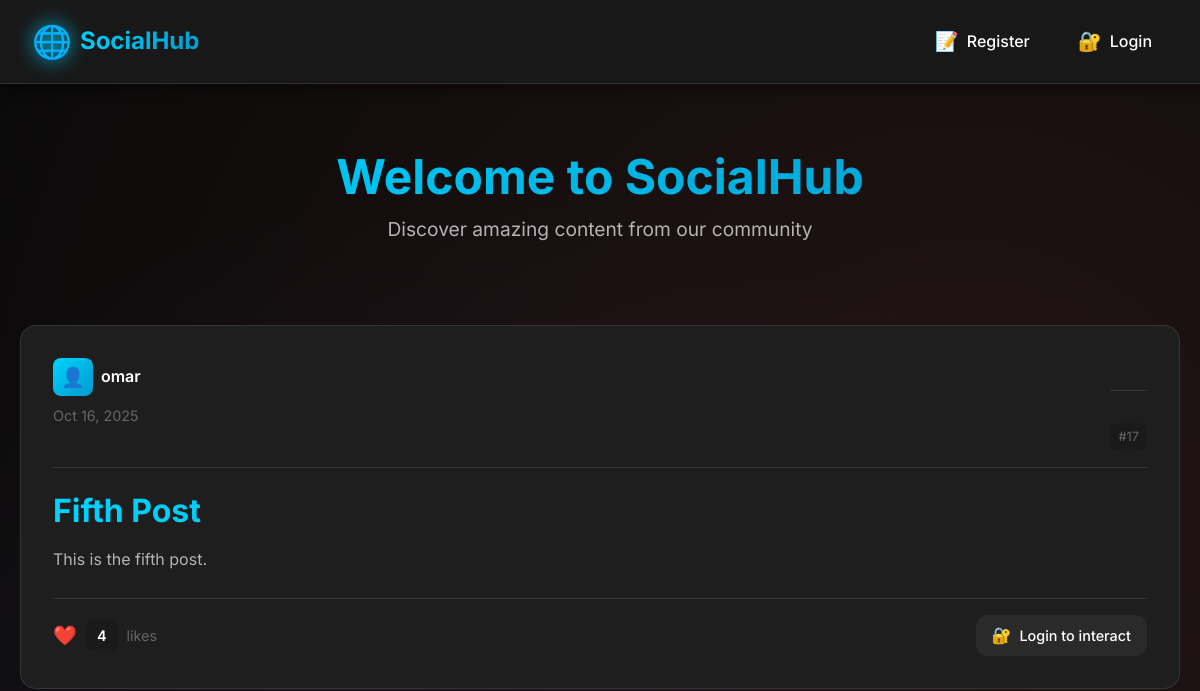
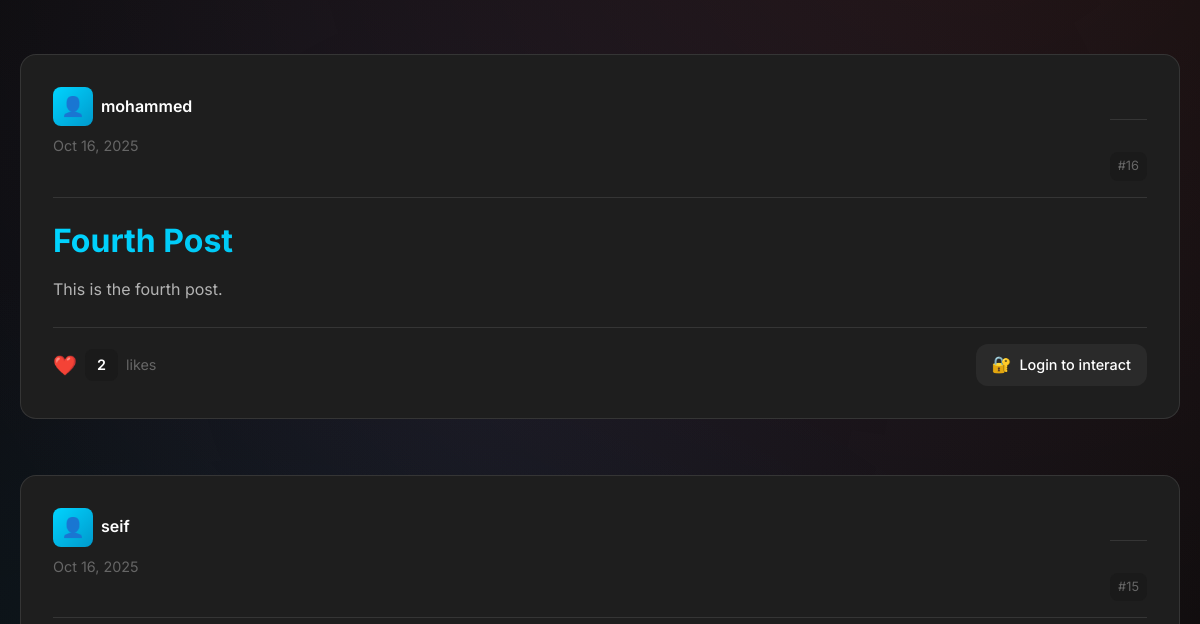
The app's page / (upper part), older data (2 pictures, top to bottom).
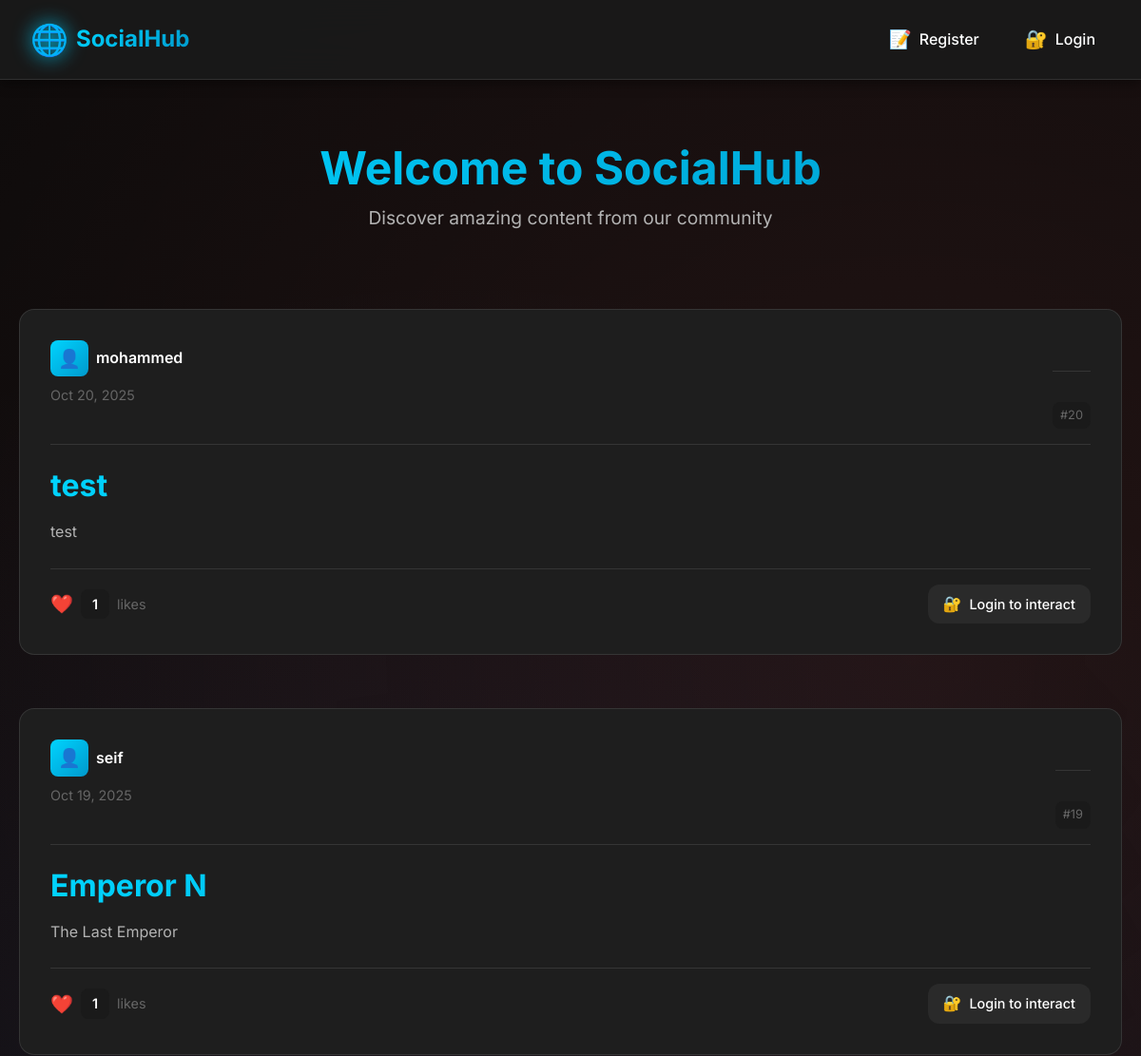
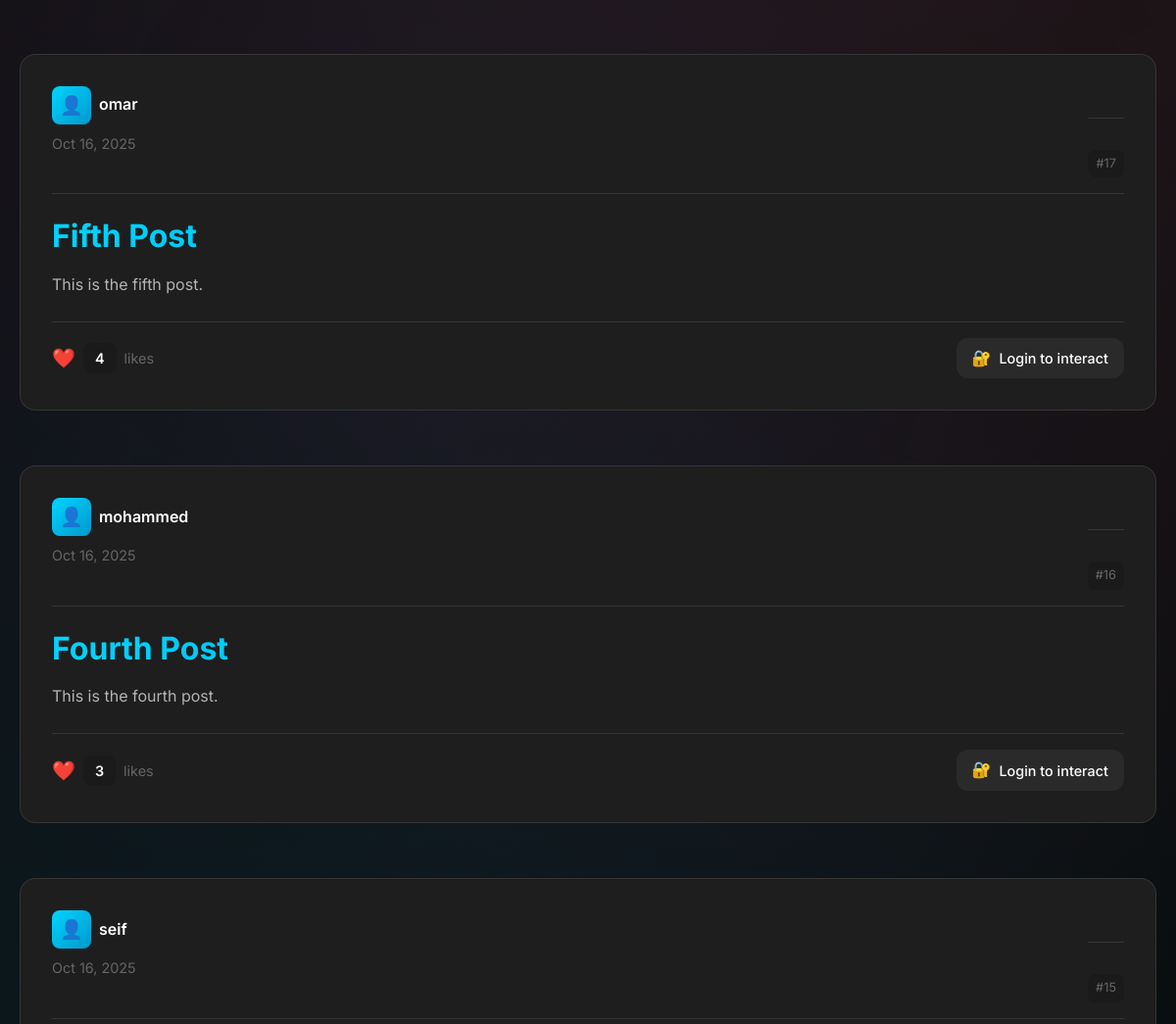
The same page, newer data (2 pictures, top to bottom).
### posts/models.py (models this page shows, shortened)
class Post(models.Model):
    title = models.CharField(max_length=75)
    body = models.TextField()
    date = models.DateTimeField(auto_now_add=True)
    banner = models.ImageField(blank=True)
    author = models.ForeignKey(User, on_delete=models.CASCADE, default=None)
    likes = models.ManyToManyField(User, related_name='liked_posts', blank=True)
    def total_likes(self):
        return self.likes.count()

### posts/views.py (the view)
# urls.py: path('', views.posts_list, name="list"),
def posts_list(request):
    posts = Post.objects.all().order_by('-date')
    return render(request, 'posts/posts_list.html', {'posts': posts})

### posts/templates/posts/posts_list.html (shortened to what this page needs)
{% extends 'layout.html' %}
{% block content %}
    <div class="page-header">
        <h1>Welcome to SocialHub</h1>
        <p class="page-subtitle">Discover amazing content from our community</p>
    </div>
    <section id="posts_section" class="posts-container">
        {% if posts %}
            {% for post in posts %}
                <article class="post" data-post-id="{{ post.id }}">
                    <div class="post-header">
                        <div class="post-meta">
                            <span class="post-author">
                                <span class="author-avatar">👤</span>
                                {{ post.author }}
                            </span>
                            <span class="post-date">{{ post.date|date:"M d, Y" }}</span>
                        </div>
                        <div class="post-actions">
                            <span class="post-id">#{{ post.id }}</span>
                        </div>
                    </div>
                    <div class="post-content">
                        <h2 class="post-title">
                            <a href="{% url 'posts:page' post.id %}">
                                {{ post.title }}
                            </a>
                        </h2>
                        <div class="post-body">
                            <p>{{ post.body|truncatewords:30 }}</p>
                        </div>
                    </div>
                    <div class="post-footer">
                        <div class="post-stats">
                            <div class="likes-container">
                                <span class="likes-icon">❤️</span>
                                <span class="likes-count">{{ post.total_likes }}</span>
                                <span class="likes-label">likes</span>
                            </div>
                        </div>
                        <div class="post-interactions">
                            {% if user.is_authenticated %}
                                <form action="{% url 'posts:like-post' post.id %}" method="POST" class="like-form">
                                    {% csrf_token %}
                                    {% if user in post.likes.all %}
                                        <button type="submit" class="interaction-btn unlike-btn" title="Unlike this post">
                                            <span class="btn-icon">💔</span>
                                            <span class="btn-text">Unlike</span>
                                        </button>
                                    {% else %}
                                        <button type="submit" class="interaction-btn like-btn" title="Like this post">
                                            <span class="btn-icon">❤️</span>
                                            <span class="btn-text">Like</span>
                                        </button>
                                    {% endif %}
                                </form>
                                <a href="{% url 'posts:page' post.id %}" class="interaction-btn view-btn" title="View full post">
                                    <span class="btn-icon">👁️</span>
                                    <span class="btn-text">View</span>
                                </a>
                            {% else %}
                                <a href="{% url 'users:login' %}" class="interaction-btn login-prompt" title="Login to interact">
                                    <span class="btn-icon">🔐</span>
                                    <span class="btn-text">Login to interact</span>
                                </a>
                            {% endif %}
                        </div>
                    </div>
                </article>
            {% endfor %}
        {% endif %}
    </section>
{% endblock %}

### templates/layout.html (shortened to what this page needs)
<!DOCTYPE html>
{% load static %}
<html lang="en">
<head>
    <link rel="stylesheet" href="{% static 'css/style.css' %}">
</head>
<body>
    <nav>
        <div class="nav-brand">
            <a href="/" class="brand-link">
                <span class="brand-icon">🌐</span>
                <span class="brand-text">SocialHub</span>
            </a>
        </div>
        <div class="nav-links">
            {% if user.is_authenticated %}
                <a href="{% url 'posts:new-post' %}" class="nav-link">
                    <span class="nav-icon">✨</span>
                    <span class="nav-text">New Post</span>
                </a>
                <div class="user-menu">
                    <span class="user-greeting">Welcome, {{ user.username }}!</span>
                    <form class="logout" action="{% url 'users:logout' %}" method="post">
                        {% csrf_token %}
                        <button class="logout-button" aria-label="User Logout" title="User Logout">
                            <span class="logout-icon">👋</span>
                            <span class="logout-text">Logout</span>
                        </button>
                    </form>
                </div>
            {% else %}
                <a href="{% url 'users:register' %}" class="nav-link">
                    <span class="nav-icon">📝</span>
                    <span class="nav-text">Register</span>
                </a>
                <a href="{% url 'users:login' %}" class="nav-link">
                    <span class="nav-icon">🔐</span>
                    <span class="nav-text">Login</span>
                </a>
            {% endif %}
        </div>
    </nav>
    <main>
        {% block content %}
        {% endblock %}
    </main>
</body>
</html>

Row changes from the older to the newer data that the page shows:
added Post: author "mohammed", date "Oct 20, 2025", id "20", title "test", body "test", total_likes "1", shows "Login to interact"
added Post: author "seif", date "Oct 19, 2025", id "19", title "Emperor N", body "The Last Emperor", total_likes "1", shows "Login to interact"
computed for Post "Fourth Post": total_likes "2" → "3"
